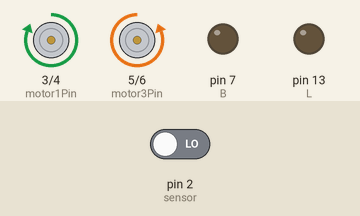
Simulated run of this sketch. Board: Arduino Uno, built with avr-gcc and run on an emulated ATmega328P. Shown: motor-driver pin pairs drawn as motors (green arrow = first pin HIGH = forward, orange = second pin HIGH = backward, longer = more drive), output pins drawn as LEDs (lit = HIGH). The test bench sets the inputs (shaded band); at power-on: pin 2 (sensor) LOW.

Above: at 2.8 s.
2.9 s: pin 2 (sensor) driven HIGH
At 4.2 s:
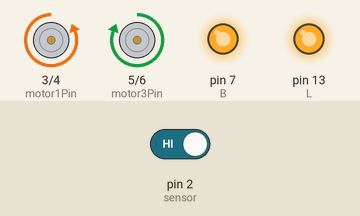
4.5 s: pin 2 (sensor) driven LOW
At 5.7 s:
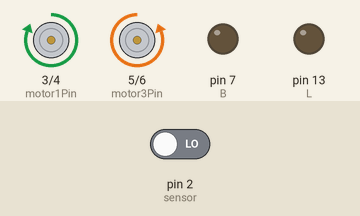
Timing chart, 0 to 7.5 s (numbered marks = the images above; inputs shaded):
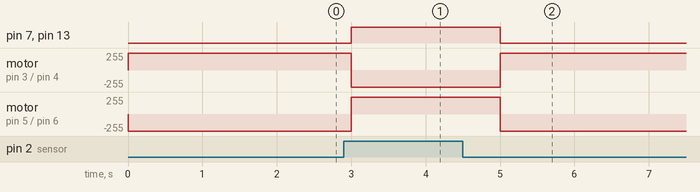

Measured:
- after the input at 2.9 s, pin 7 (B), pin 13 (L): LOW → HIGH after 0.10 s; motor on pin 3 (motor1Pin) / pin 4 (motor2Pin): forward 255/255 → backward 255/255 after 0.10 s; motor on pin 5 (motor3Pin) / pin 6 (motor4Pin): backward 255/255 → forward 255/255 after 0.10 s
- after the input at 4.5 s, pin 7 (B), pin 13 (L): HIGH → LOW after 0.50 s; motor on pin 3 (motor1Pin) / pin 4 (motor2Pin): backward 255/255 → forward 255/255 after 0.50 s; motor on pin 5 (motor3Pin) / pin 6 (motor4Pin): forward 255/255 → backward 255/255 after 0.50 s

The sketch:

MOTOR_LED.ino
```cpp
const int sensor = 2;    // switch input
const int motor1Pin = 3;    // H-bridge leg 1 (pin 2, 1A)
const int motor2Pin = 4;

const int motor3Pin = 5;    // H-bridge leg 1 (pin 2, 1A)
const int motor4Pin = 6;
const int B=7;
const int L=13;
void setup() {

    pinMode(sensor, INPUT);


    pinMode(motor1Pin, OUTPUT);
    pinMode(motor2Pin, OUTPUT);

    pinMode(motor3Pin, OUTPUT);
    pinMode(motor4Pin, OUTPUT);
    pinMode(B, OUTPUT);
    pinMode(L, OUTPUT);
  }
  void loop() {

    if (digitalRead(sensor) == HIGH) {
      digitalWrite(B,HIGH);
      digitalWrite(L,HIGH);
      digitalWrite(motor1Pin, LOW);
      digitalWrite(motor2Pin, HIGH);
     digitalWrite(motor3Pin, HIGH);
      digitalWrite(motor4Pin, LOW);
    delay(1000);
  }
   else {
      digitalWrite(B,LOW);
      digitalWrite(L,LOW);
      digitalWrite(motor1Pin, HIGH);
      digitalWrite(motor2Pin, LOW);
  digitalWrite(motor3Pin, LOW);
      digitalWrite(motor4Pin, HIGH);
  delay(1000);
  }
  }
```
